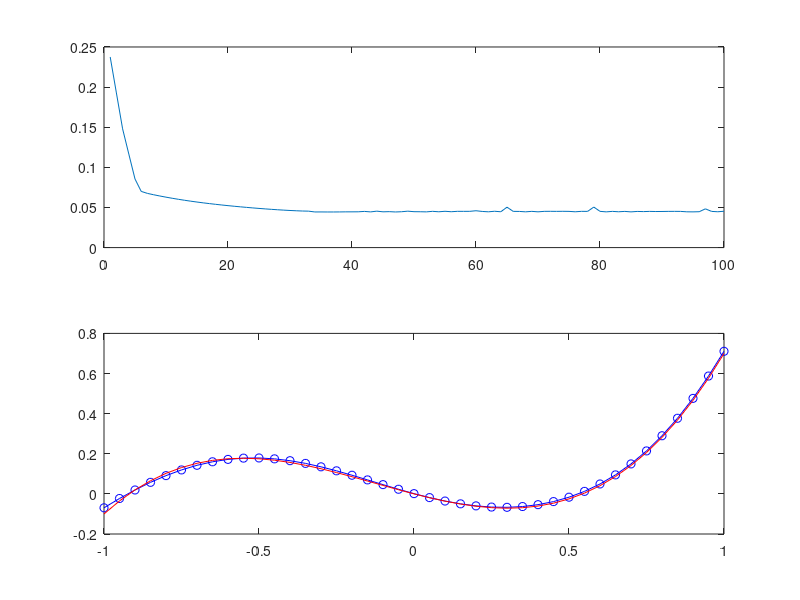

MATLAB code to generate this figure:

clear

lr = 0.001;
decay_constant = 0.99;
n_iter = 5000;
n_hidden = 3;
epsilon = 1e-9;

input = -1:0.05:1;
expected_output = 0.8*input.^3 + 0.3*input.^2 - 0.4 * input;
hidden_w = rand([1,n_hidden])*2-1;
hidden_b = rand([1,n_hidden])*2-1;

output_w = rand(1,n_hidden)*2-1;
output_b = rand(1)*2-1;

% initialize the size of hidden output 
hidden_output = zeros([1,n_hidden]);

% initialize the size of v
output_w_v = zeros([1,length(output_w)]);
output_b_v = 0;
hidden_w_v = zeros([1,length(hidden_w)]);
hidden_b_v = 0;

% training loop
for i = 1:n_iter

    % training by each input in an iteration
    for j = 1:length(input)

        % forward proporgation for hidden layer
        hidden_output = tanh(input(j) * hidden_w + hidden_b);
        
        % forward proporgation for output layer
        model_output = sum(hidden_output.*output_w) + output_b;

        % loss
        loss = 1/2*(input(j)-model_output)^2;

        % back proporgation

        % evaluate grads
        output_w_grad = (model_output-expected_output(j))*tanh(hidden_w*input(j)+hidden_b);
        output_b_grad = (model_output-expected_output(j));
        hidden_w_grad = (model_output-expected_output(j))*output_w.*(1-tanh(hidden_w*input(j)+hidden_b).^2)*input(j);
        hidden_b_grad = (model_output-expected_output(j))*output_w.*(1-tanh(hidden_w*input(j)+hidden_b).^2);
        
        % apply RMS Prop

        output_w_v = decay_constant*output_w_v + (1-decay_constant)*output_w_grad.^2;
        output_b_v = decay_constant*output_b_v + (1-decay_constant)*output_b_grad.^2;
        hidden_w_v = decay_constant*hidden_w_v + (1-decay_constant)*hidden_w_grad.^2;
        hidden_b_v = decay_constant*hidden_b_v + (1-decay_constant)*hidden_b_grad.^2;

        % step
        output_w = output_w - lr./sqrt(output_w_v+epsilon) .* output_w_grad;
        output_b = output_b - lr./sqrt(output_b_v+epsilon) .* output_b_grad;
        hidden_w = hidden_w - lr./sqrt(hidden_w_v+epsilon) .* hidden_w_grad;
        hidden_b = hidden_b - lr./sqrt(hidden_b_v+epsilon) .* hidden_b_grad;

    end
    if mod(i,50) == 0
        loss_list(i/50) = loss;
    end
end


% test the model

model_test_output = zeros([1,length(input)]);

for j = 1:length(input)
    % forward proporgation for hidden layer
    hidden_output = tanh(input(j) * hidden_w + hidden_b);
    
    % forward proporgation for output layer
    model_output = sum(hidden_output.*output_w) + output_b;

    model_test_output(j) = model_output;
end

% plot(input,model_test_output, "-ob")
figure(3)
subplot(2,1,1)
plot(loss_list)
subplot(2,1,2)
plot(input,model_test_output, "-ob")
hold on
plot(input,expected_output, "-r")
hold off

